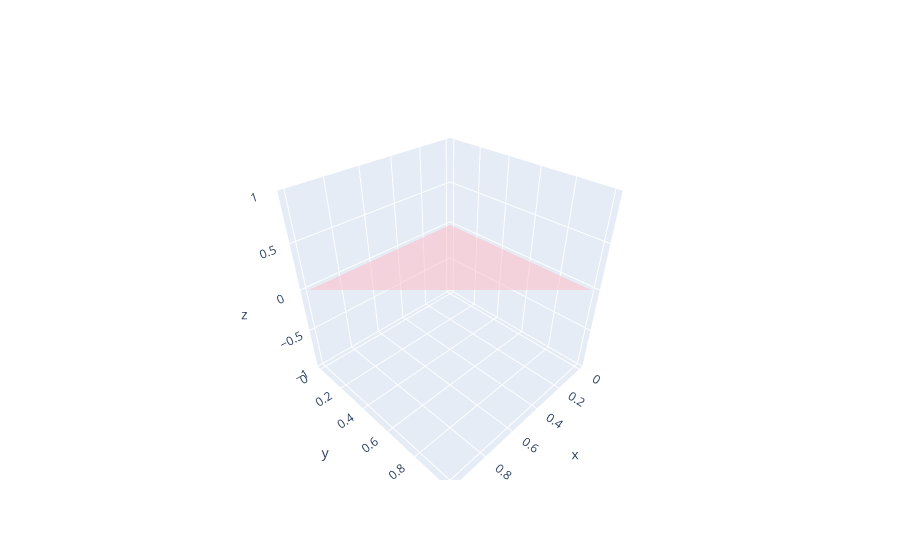

Write notebook code for a chart like this one.
### Code cell
fig = go.Figure(go.Mesh3d(x=[0,1,0],
                                y=[1,0,0],
                                z=[0,0,0],
                                color='lightpink',
                                opacity=0.5,
                                name='Convex Hull1',
                                showlegend=False))
fig.show()

### Figure 1 — Plotly figure (JSON) as saved in the notebook; plotly's stock layout.template omitted (floating-point values rounded to 4 significant figures)
{"data": [{"color": "lightpink", "name": "Convex Hull1", "opacity": 0.5, "showlegend": false, "type": "mesh3d", "x": [0, 1, 0], "y": [1, 0, 0], "z": [0, 0, 0]}], "layout": {}}
